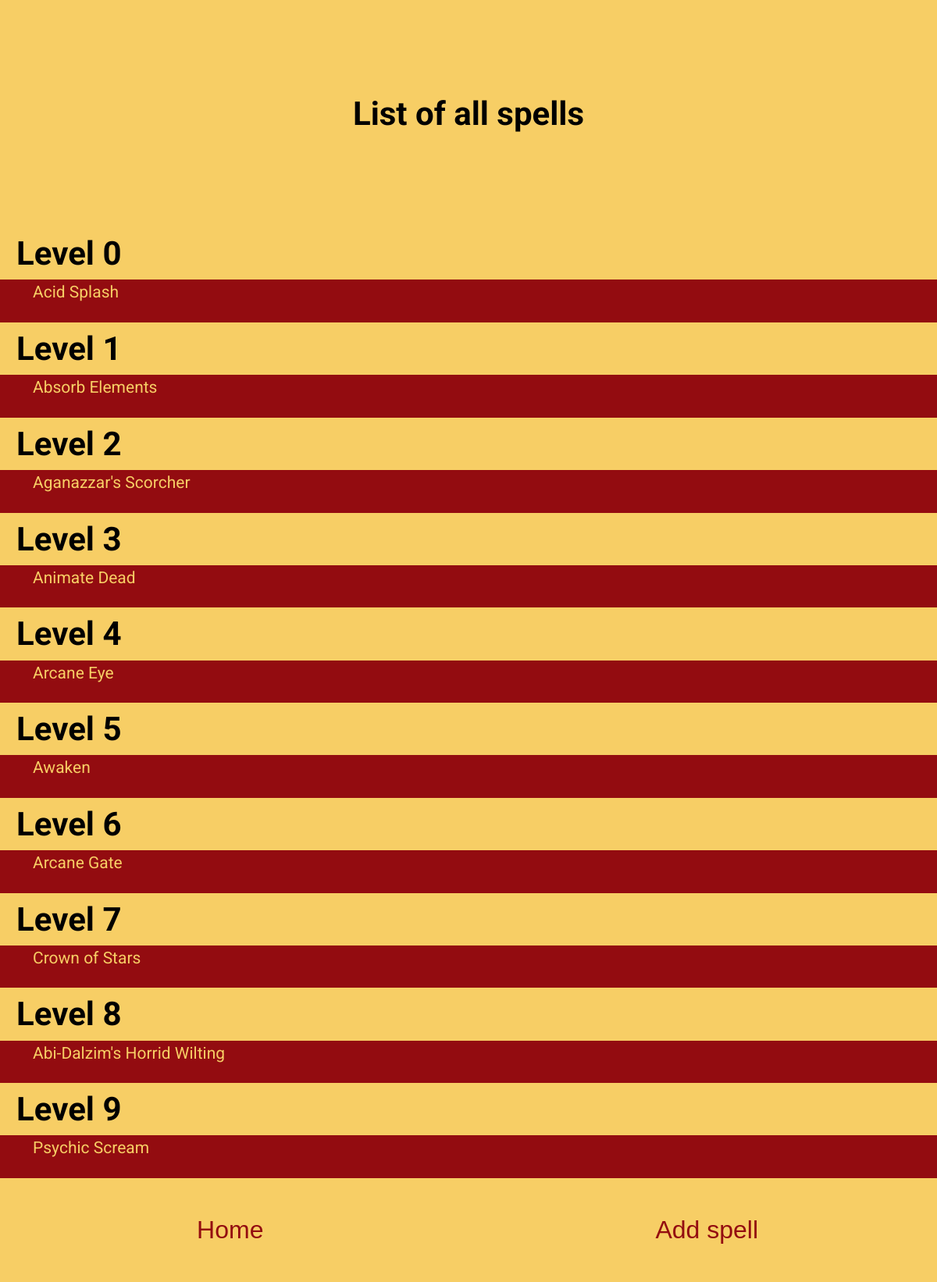
Before: /spell-view with the older database file.
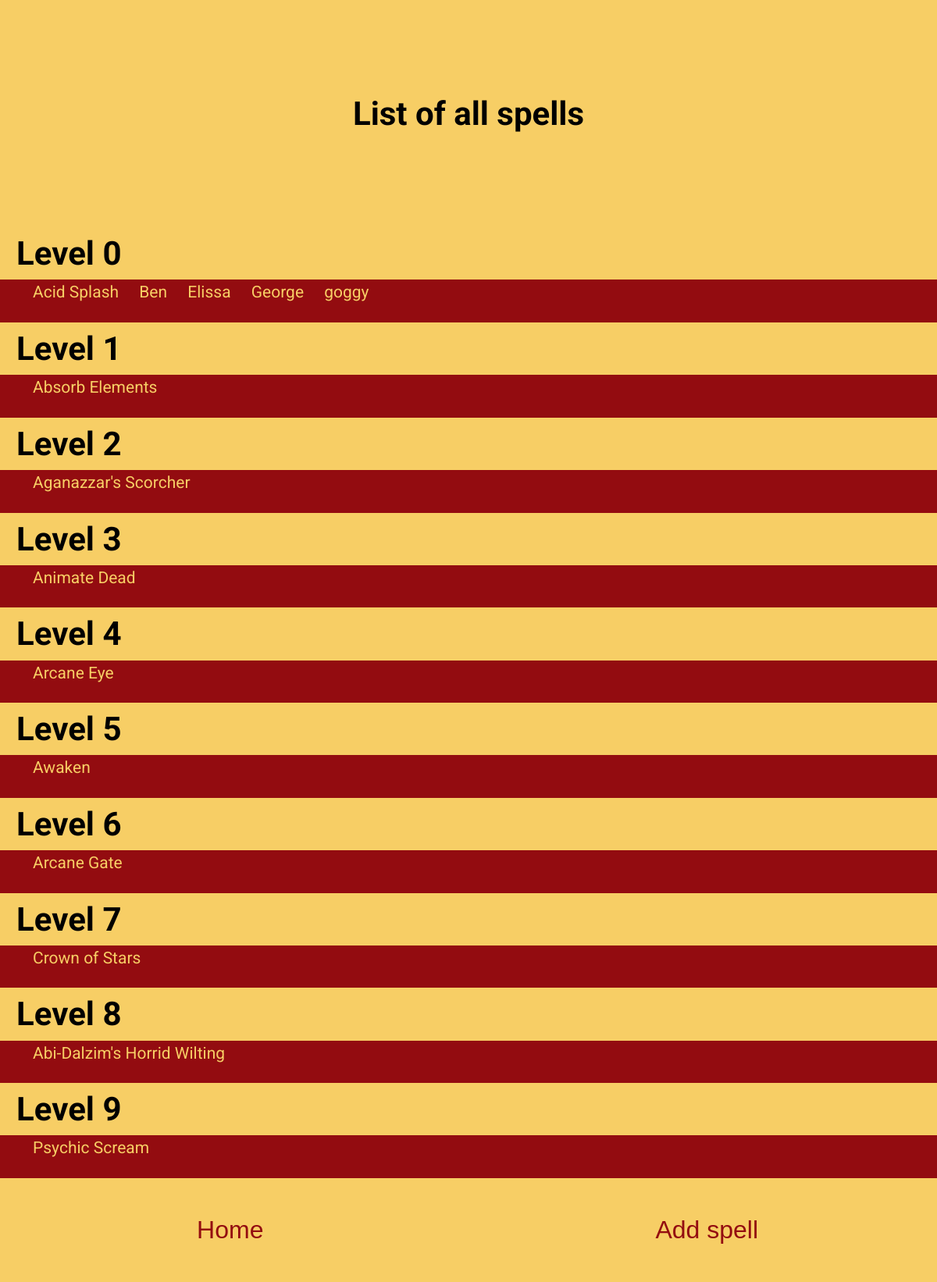
After: the same page with the newer database file.
### tables this page shows
CREATE TABLE spell (id INTEGER PRIMARY KEY, spell_level TEXT, spell_name TEXT UNIQUE, description, at_higher_levels TEXT);

### website-python-code.py (the view)
@app.route('/spell-view')
def spell_view():
    db = sqlite3.connect(DATABASE)
    cursor = db.cursor()
    cursor.execute('SELECT spell_name, spell_level FROM spell ORDER BY spell_level, spell_name ASC')
    level_to_spells = []
    for name, level in cursor.fetchall():
        level = int(level)
        while level >= len(level_to_spells):
            level_to_spells.append([])
        level_to_spells[level].append(name)
    return render_template('spell_view.html', spells = level_to_spells)

### templates/spell_view.html
{% extends 'layout.html' %}
{% block body %}
<header class="bg-light text-center">
    <div class="container conatiner--narrow">
        <h1>List of all spells</h1>
    </div>
</header>
<div class="spell-result-primary">
    {% for i in range(10) %}
        <h1>Level {{ i }}</h1>
        <div class="testing">{% for spell in spells[i] %}
        <a href=" /spell/{{ spell }}"><p class="spell-view">{{ spell }}</p></a>
        {% endfor %}</div>
        {% endfor %}
</div>
<div class="call-to-action-inverse-colour-two-column">
    <form  action="{{ url_for('home_page') }}" method="GET">
        <button class="button-cta-inverse-colour" type="submit">Home</button>
    </form>
    <form  action="{{ url_for('add_spell_input') }}" method="GET">
        <button class="button-cta-inverse-colour" type="submit">Add spell</button>
    </form>
</div>
{% endblock %}

### templates/layout.html (shortened to what this page needs)
<!DOCTYPE html>
<html lang="en">
<head>
    <link rel="stylesheet" href="/static/style.css">
</head>
<body>
    {% block body %}
    {% endblock %}
</body>
</html>

### static/style.css (style rules this page uses)
:root { --clr-primary-200: #F7CE65; --clr-primary-500: #930C10; --clr-primary-800: #290000; --clr-primary-100: #fffebd; --clr-neutral-000: #ffffff; --clr-neutral-900: #030303; --ff-primary: 'Roboto', sans-serif; --ff-accent: 'Playfair Display', serif; }
* { margin: 0; padding: 0; }
*, *::before, *::after { box-sizing: border-box; }
body { font-family: var(--ff-primary); font-weight: 400; font-size: 1.3125rem; line-height: 1.6; background-color: var(--clr-primary-200); }
body, h1, h2 h3, p { margin: 0; }
h2, h3, p { margin-bottom: 1em; }
.text-center { text-align: center; }
header, section { padding: 4rem 0; }
@media (min-width: 40em) { header, section { padding: 7rem 0; } }
.container { margin-inline: auto; width: min(90%, 70.5rem); }
.bg-light { background-color: var(--clr-primary-200); }
.testing { background-color: var(--clr-primary-500); }
.spell-view { text-align: left; display: inline-block; }
.spell-result-primary { text-indent: 1em; background-color: var(--clr-primary-200); }
a { text-decoration: underline; color: var(--clr-primary-200); }
* { border-spacing: 0; }
.call-to-action-inverse-colour-two-column { columns: 2; background-color: var(--clr-primary-200); text-align: center; padding: 2rem 0; }
.button-cta-inverse-colour { color: var(--clr-primary-500); background-color: var(--clr-primary-200); font-size: 2rem; border: none; padding: 1rem; }
::placeholder { color: var(--clr-primary-200); }

Changed rows visible on the page:
added spell: spell_name "Ben", shown under "0"
added spell: spell_name "Elissa", shown under "0"
added spell: spell_name "George", shown under "0"
added spell: spell_name "goggy", shown under "0"
